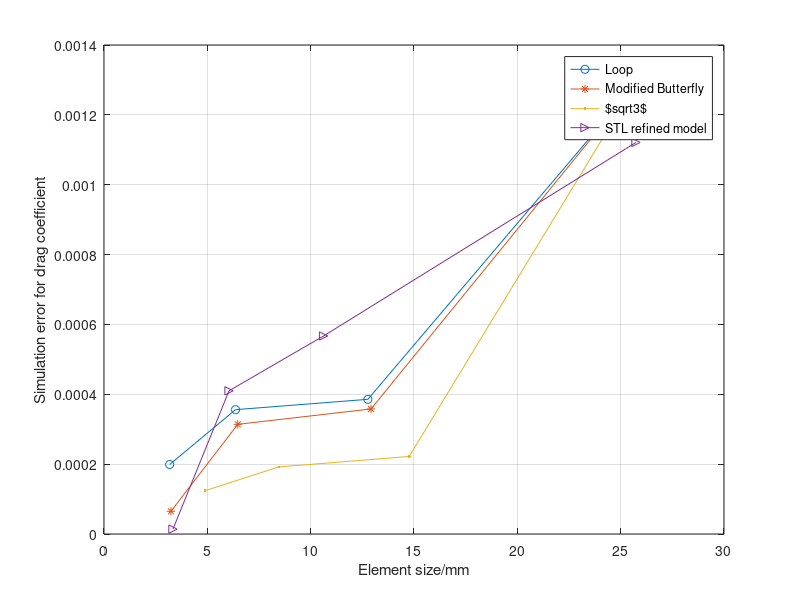

MATLAB code to generate this figure:
clc
clear

%using limited resolution
%Regular sphere

cdLoop = [1.2889E-03 3.8560E-04	3.5600E-04	1.9900E-04];
cdMb   = [1.2889E-03 3.5800E-04	3.1400E-04	6.5000E-05];
cdRoot = [1.2889E-03 2.2200E-04	1.9200E-04	1.2400E-04];
cdSTL = [1.1210E-03	5.6700E-04	4.1000E-04	1.4000E-05];

hloop = [25.733	12.768, 6.364, 3.178];
hMb =   [25.733 12.920, 6.473, 3.239];
hRoot = [25.733 14.767, 8.452, 4.890];
hSTL = [25.740 10.624 6.0495 3.337];


%%point at 0.12 0.14
%pLoop = [4.8700E+01	1.8300E+01	6.5000E+00	1.5200E+01];
%vLoop = [9.6000E-01	5.0000E-02	3.6000E-01	6.1000E-01];
%
%pMb =  [4.8700E+01 1.8400E+01	9.5000E+00	2.0900E+01];
%vMb =  [9.6000E-01 5.3000E-01	8.9000E-01	1.8000E-01];
%
%pRoot = [4.8700E+01	1.8000E+00	4.2000E+00	9.7000E+00];
%vRoot = [9.6000E-01	1.6000E-01	5.4000E-01	1.0000E-01];
%

x = [1,2,3,4];
figure(1)
plot(hloop,cdLoop,'o-');
hold on
plot(hMb,cdMb,'*-');
hold on
plot(hRoot,cdRoot,'.-');
hold on
plot(hSTL,cdSTL,'->');
grid on
xlabel("Element size/mm")
ylabel("Simulation error for drag coefficient")
legend("Loop","Modified Butterfly","$\sqrt{3}$","STL refined model");
